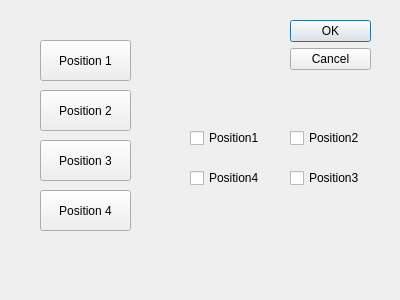
<?xml version="1.0" encoding="UTF-8"?>
<ui version="4.0">
 <class>Dialog</class>
 <widget class="QDialog" name="Dialog">
  <property name="geometry">
   <rect>
    <x>0</x>
    <y>0</y>
    <width>400</width>
    <height>300</height>
   </rect>
  </property>
  <property name="windowTitle">
   <string>Dialog</string>
  </property>
  <widget class="QDialogButtonBox" name="buttonBox">
   <property name="geometry">
    <rect>
     <x>290</x>
     <y>20</y>
     <width>81</width>
     <height>241</height>
    </rect>
   </property>
   <property name="orientation">
    <enum>Qt::Vertical</enum>
   </property>
   <property name="standardButtons">
    <set>QDialogButtonBox::Cancel|QDialogButtonBox::Ok</set>
   </property>
  </widget>
  <widget class="QPushButton" name="Button1">
   <property name="geometry">
    <rect>
     <x>40</x>
     <y>40</y>
     <width>91</width>
     <height>41</height>
    </rect>
   </property>
   <property name="text">
    <string>Position 1</string>
   </property>
  </widget>
  <widget class="QPushButton" name="Button2">
   <property name="geometry">
    <rect>
     <x>40</x>
     <y>90</y>
     <width>91</width>
     <height>41</height>
    </rect>
   </property>
   <property name="text">
    <string>Position 2</string>
   </property>
  </widget>
  <widget class="QPushButton" name="Button3">
   <property name="geometry">
    <rect>
     <x>40</x>
     <y>140</y>
     <width>91</width>
     <height>41</height>
    </rect>
   </property>
   <property name="text">
    <string>Position 3</string>
   </property>
  </widget>
  <widget class="QPushButton" name="Button4">
   <property name="geometry">
    <rect>
     <x>40</x>
     <y>190</y>
     <width>91</width>
     <height>41</height>
    </rect>
   </property>
   <property name="text">
    <string>Position 4</string>
   </property>
  </widget>
  <widget class="QCheckBox" name="P1">
   <property name="geometry">
    <rect>
     <x>190</x>
     <y>130</y>
     <width>81</width>
     <height>16</height>
    </rect>
   </property>
   <property name="text">
    <string>Position1</string>
   </property>
  </widget>
  <widget class="QCheckBox" name="P2">
   <property name="geometry">
    <rect>
     <x>290</x>
     <y>130</y>
     <width>81</width>
     <height>16</height>
    </rect>
   </property>
   <property name="text">
    <string>Position2</string>
   </property>
  </widget>
  <widget class="QCheckBox" name="P3">
   <property name="geometry">
    <rect>
     <x>290</x>
     <y>170</y>
     <width>81</width>
     <height>16</height>
    </rect>
   </property>
   <property name="text">
    <string>Position3</string>
   </property>
  </widget>
  <widget class="QCheckBox" name="P4">
   <property name="geometry">
    <rect>
     <x>190</x>
     <y>170</y>
     <width>81</width>
     <height>16</height>
    </rect>
   </property>
   <property name="text">
    <string>Position4</string>
   </property>
  </widget>
 </widget>
 <resources/>
 <connections>
  <connection>
   <sender>buttonBox</sender>
   <signal>accepted()</signal>
   <receiver>Dialog</receiver>
   <slot>accept()</slot>
   <hints>
    <hint type="sourcelabel">
     <x>248</x>
     <y>254</y>
    </hint>
    <hint type="destinationlabel">
     <x>157</x>
     <y>274</y>
    </hint>
   </hints>
  </connection>
  <connection>
   <sender>buttonBox</sender>
   <signal>rejected()</signal>
   <receiver>Dialog</receiver>
   <slot>reject()</slot>
   <hints>
    <hint type="sourcelabel">
     <x>316</x>
     <y>260</y>
    </hint>
    <hint type="destinationlabel">
     <x>286</x>
     <y>274</y>
    </hint>
   </hints>
  </connection>
 </connections>
</ui>
